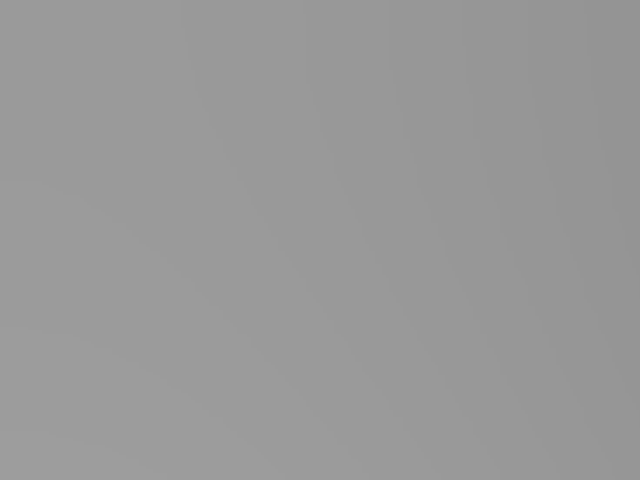
Frame 1 (no input)
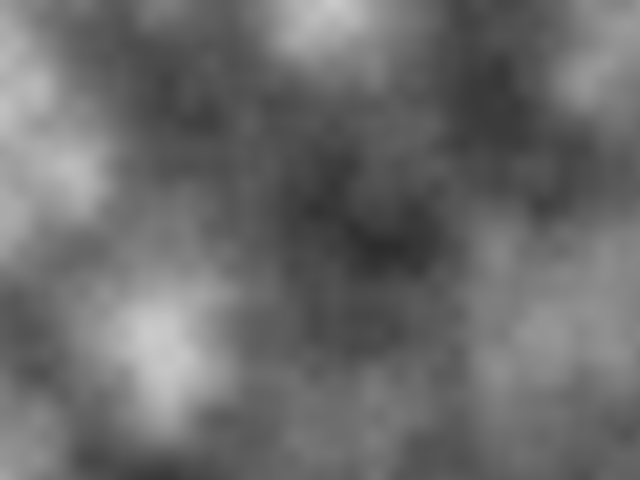
Frame 60 (the mouse pressed at the canvas centre just before this capture)
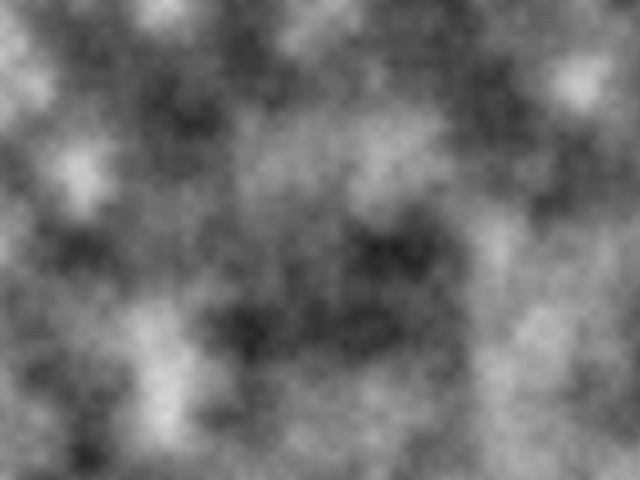
Frame 120 (the mouse held since frame 60 and released just before this capture)

The Processing sketch that drew these frames (run headless with seeded random() and noise(); from frame 60 on, the mouse is pressed at the canvas centre):

// Processing sketch: noise_pixels
// ── noise_pixels.pde


float seed = 0.0; 

void setup(){
 size(640,480);
 createStatic(0.01); 
 
 
}

void createStatic(float seed) {

loadPixels(); 
float xoff = 0.0; 
for(int x=0; x < width; x++) {
  float yoff = 0.0; 
  for(int y=0; y < height; y++){ 
    //float bright = random(255); //random brightness
    float bright = map(noise(xoff, yoff), 0,1, 0,255); 
    
    pixels[x+y*width] = color(bright); 
    yoff += seed;
  }
  
  xoff += seed;
  
}
updatePixels(); 

 

}

void anotherStaticFunction(){ 
 loadPixels(); 
 for(int x = 0; x < pixels.length; x++){ 
  float bright = random(255); 
  pixels[x] = color(bright); 
 }
  
  updatePixels(); 
}


void draw(){
  
   seed += 0.0001; 
  createStatic(seed); 

  
  
 
}

  

  
  




 
